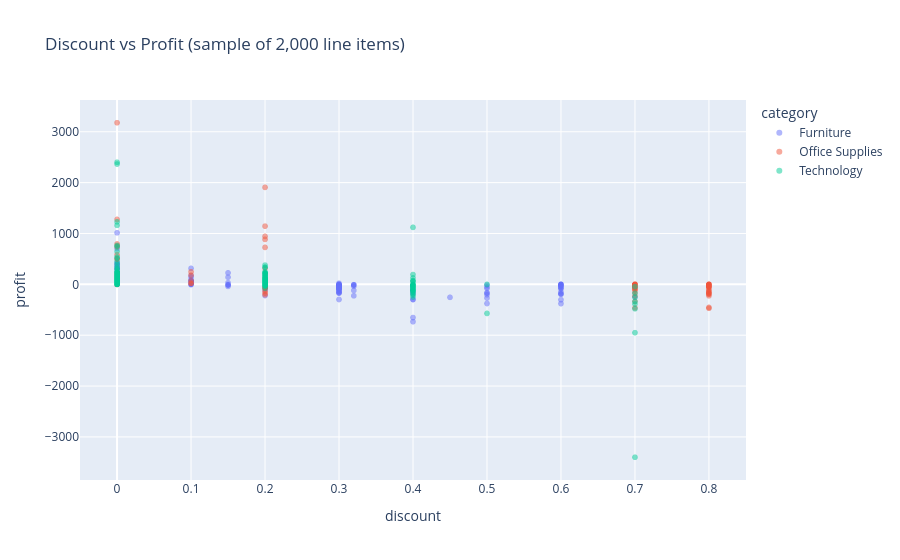

Notebook source saved alongside this figure:
### Markdown cell above
## 8. Bivariate Analysis — Discount vs Profit

### Code cell
fig = px.scatter(df.sample(2000, random_state=1), x='discount', y='profit', color='category',
                 title='Discount vs Profit (sample of 2,000 line items)', opacity=0.5)
fig.show()

### Figure 1 — Plotly figure (JSON) as saved in the notebook; plotly's stock layout.template omitted (floating-point values rounded to 4 significant figures; data arrays with more than 128 entries replaced by an {"elided": "..."} marker saying what was removed)
{"data": [{"hovertemplate": "category=Furniture<br>discount=%{x}<br>profit=%{y}<extra></extra>", "legendgroup": "Furniture", "marker": {"color": "#636efa", "opacity": 0.5, "symbol": "circle"}, "mode": "markers", "name": "Furniture", "showlegend": true, "type": "scattergl", "x": {"elided": "423 float values"}, "xaxis": "x", "y": {"elided": "423 float values"}, "yaxis": "y"}, {"hovertemplate": "category=Office Supplies<br>discount=%{x}<br>profit=%{y}<extra></extra>", "legendgroup": "Office Supplies", "marker": {"color": "#EF553B", "opacity": 0.5, "symbol": "circle"}, "mode": "markers", "name": "Office Supplies", "showlegend": true, "type": "scattergl", "x": {"elided": "1210 float values"}, "xaxis": "x", "y": {"elided": "1210 float values"}, "yaxis": "y"}, {"hovertemplate": "category=Technology<br>discount=%{x}<br>profit=%{y}<extra></extra>", "legendgroup": "Technology", "marker": {"color": "#00cc96", "opacity": 0.5, "symbol": "circle"}, "mode": "markers", "name": "Technology", "showlegend": true, "type": "scattergl", "x": {"elided": "367 float values"}, "xaxis": "x", "y": {"elided": "367 float values"}, "yaxis": "y"}], "layout": {"legend": {"title": {"text": "category"}, "tracegroupgap": 0}, "title": {"text": "Discount vs Profit (sample of 2,000 line items)"}, "xaxis": {"anchor": "y", "domain": [0.0, 1.0], "title": {"text": "discount"}}, "yaxis": {"anchor": "x", "domain": [0.0, 1.0], "title": {"text": "profit"}}}}
